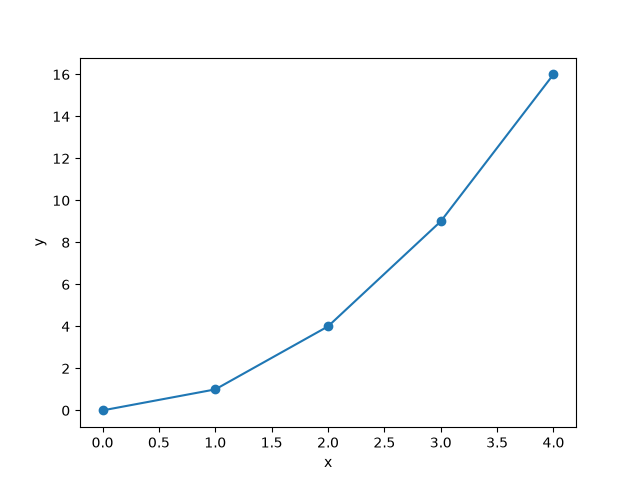

Source code (Python):
import cv2
import matplotlib
import matplotlib.pyplot as plt
import numpy as np

print(f"NumPy version: {np.__version__}")
print(f"Matplotlib version: {matplotlib.__version__}")
print(f"OpenCV version: {cv2.__version__}")

x = np.arange(5)
y = x**2

plt.plot(x, y, marker="o")
plt.xlabel("x")
plt.ylabel("y")
plt.savefig("setup_check.png")
plt.show()
